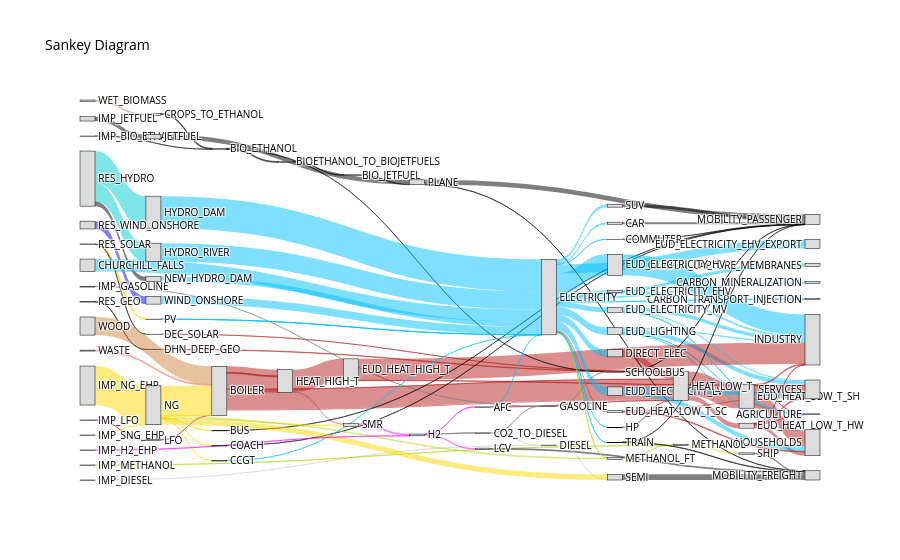

The code cell stored with this chart in its notebook:
### Code cell
results_peaks_2050_carboneutre_planHQ = run_model(energyscope_2050_carboneutre_peaks_planHQ,apply_postprocessing=True)
plot_sankey(results_peaks_2050_carboneutre_planHQ)
